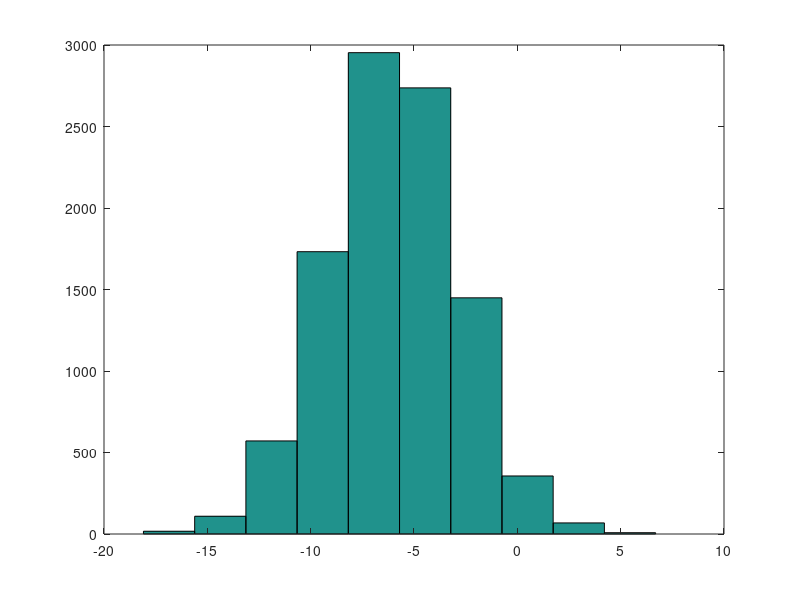

Source code (MATLAB):
1 + 1 % 2

1 == 2 % equal

1 ~= 2 % not equal

1 && 2 % AND

1 || 2 % OR
 
1 + 2; % semi-colon supresses output

a = pi
a


disp(a) % print a's value
disp(sprintf('2 decimals: %0.6f', a));

% matrix
A = [1,2; 3,4; 5,6]

size(A); % 1 by 2 matrix with value m by n of matrix A
size(A,1); % size of dimention 1 (row) - 3
size(A,2); % size of dimention 2 (column) - 2
length(A) % size of the longest dimension

V = [1,2,3] % 1 by 3 row vector 

V2 = [1;2;3] % 3 by 1 vector

V3 = 1:0.1:2 % 1 by 11 row vector, starts at 1, increments by 0.1, ends at 2

ones(2,3) % 2 by 3 matrix of 1's

2 * ones(2,3) % 2 by 3 matrix of 2's

zeros(1,3) % 1 by 3 matrix of 0's

rand(3,3) % 3 by 3 matrix of rand nums from the normal distribution (0-1)

randn(1,3) % values from the gaussian distribution

w = -6 + sqrt(10) * (randn(1,10000));
hist(w)

eye(4) % 4 by 4 identity matrix

help eye % documentation for the eye function


